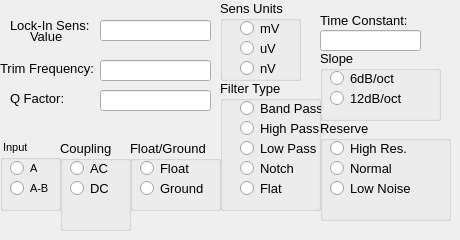
                <widget class="QWidget" name="tab_9">
                 <attribute name="title">
                  <string>Left Panel</string>
                 </attribute>
                 <widget class="QLabel" name="label_39">
                  <property name="geometry">
                   <rect>
                    <x>320</x>
                    <y>10</y>
                    <width>91</width>
                    <height>21</height>
                   </rect>
                  </property>
                  <property name="font">
                   <font>
                    <pointsize>10</pointsize>
                   </font>
                  </property>
                  <property name="text">
                   <string>Time Constant:</string>
                  </property>
                 </widget>
                 <widget class="QLineEdit" name="lineEditQFactorLI">
                  <property name="geometry">
                   <rect>
                    <x>100</x>
                    <y>90</y>
                    <width>111</width>
                    <height>21</height>
                   </rect>
                  </property>
                  <property name="font">
                   <font>
                    <pointsize>11</pointsize>
                   </font>
                  </property>
                  <property name="text">
                   <string/>
                  </property>
                 </widget>
                 <widget class="QGroupBox" name="groupBoxCouplingType">
                  <property name="geometry">
                   <rect>
                    <x>60</x>
                    <y>140</y>
                    <width>71</width>
                    <height>91</height>
                   </rect>
                  </property>
                  <property name="font">
                   <font>
                    <pointsize>10</pointsize>
                   </font>
                  </property>
                  <property name="title">
                   <string>Coupling</string>
                  </property>
                  <widget class="QRadioButton" name="radioButtonACLI">
                   <property name="geometry">
                    <rect>
                     <x>10</x>
                     <y>20</y>
                     <width>82</width>
                     <height>17</height>
                    </rect>
                   </property>
                   <property name="font">
                    <font>
                     <pointsize>10</pointsize>
                    </font>
                   </property>
                   <property name="text">
                    <string>AC</string>
                   </property>
                  </widget>
                  <widget class="QRadioButton" name="radioButtonDCLI">
                   <property name="geometry">
                    <rect>
                     <x>10</x>
                     <y>40</y>
                     <width>82</width>
                     <height>17</height>
                    </rect>
                   </property>
                   <property name="font">
                    <font>
                     <pointsize>10</pointsize>
                    </font>
                   </property>
                   <property name="text">
                    <string>DC</string>
                   </property>
                  </widget>
                 </widget>
                 <widget class="QGroupBox" name="groupBoxFilterType_2">
                  <property name="geometry">
                   <rect>
                    <x>220</x>
                    <y>80</y>
                    <width>101</width>
                    <height>131</height>
                   </rect>
                  </property>
                  <property name="font">
                   <font>
                    <pointsize>10</pointsize>
                   </font>
                  </property>
                  <property name="title">
                   <string>Filter Type</string>
                  </property>
                  <widget class="QRadioButton" name="radioButtonBandPassLI">
                   <property name="geometry">
                    <rect>
                     <x>20</x>
                     <y>20</y>
                     <width>82</width>
                     <height>17</height>
                    </rect>
                   </property>
                   <property name="font">
                    <font>
                     <pointsize>10</pointsize>
                    </font>
                   </property>
                   <property name="text">
                    <string>Band Pass</string>
                   </property>
                  </widget>
                  <widget class="QRadioButton" name="radioButtonHighPassLI">
                   <property name="geometry">
                    <rect>
                     <x>20</x>
                     <y>40</y>
                     <width>82</width>
                     <height>17</height>
                    </rect>
                   </property>
                   <property name="font">
                    <font>
                     <pointsize>10</pointsize>
                    </font>
                   </property>
                   <property name="text">
                    <string>High Pass</string>
                   </property>
                  </widget>
                  <widget class="QRadioButton" name="radioButtonLowPassLI">
                   <property name="geometry">
                    <rect>
                     <x>20</x>
                     <y>60</y>
                     <width>82</width>
                     <height>17</height>
                    </rect>
                   </property>
                   <property name="font">
                    <font>
                     <pointsize>10</pointsize>
                    </font>
                   </property>
                   <property name="text">
                    <string>Low Pass</string>
                   </property>
                  </widget>
                  <widget class="QRadioButton" name="radioButtonNotchLI">
                   <property name="geometry">
                    <rect>
                     <x>20</x>
                     <y>80</y>
                     <width>82</width>
                     <height>17</height>
                    </rect>
                   </property>
                   <property name="font">
                    <font>
                     <pointsize>10</pointsize>
                    </font>
                   </property>
                   <property name="text">
                    <string>Notch</string>
                   </property>
                  </widget>
                  <widget class="QRadioButton" name="radioButtonFlatLI">
                   <property name="geometry">
                    <rect>
                     <x>20</x>
                     <y>100</y>
                     <width>82</width>
                     <height>17</height>
                    </rect>
                   </property>
                   <property name="font">
                    <font>
                     <pointsize>10</pointsize>
                    </font>
                   </property>
                   <property name="text">
                    <string>Flat</string>
                   </property>
                  </widget>
                 </widget>
                 <widget class="QGroupBox" name="groupBoxInput_2">
                  <property name="geometry">
                   <rect>
                    <x>0</x>
                    <y>140</y>
                    <width>61</width>
                    <height>71</height>
                   </rect>
                  </property>
                  <property name="font">
                   <font>
                    <pointsize>8</pointsize>
                   </font>
                  </property>
                  <property name="title">
                   <string> Input</string>
                  </property>
                  <widget class="QRadioButton" name="radioButtonALI">
                   <property name="geometry">
                    <rect>
                     <x>10</x>
                     <y>20</y>
                     <width>82</width>
                     <height>17</height>
                    </rect>
                   </property>
                   <property name="text">
                    <string>A</string>
                   </property>
                  </widget>
                  <widget class="QRadioButton" name="radioButtonABLI">
                   <property name="geometry">
                    <rect>
                     <x>10</x>
                     <y>40</y>
                     <width>82</width>
                     <height>17</height>
                    </rect>
                   </property>
                   <property name="text">
                    <string>A-B</string>
                   </property>
                  </widget>
                 </widget>
                 <widget class="QGroupBox" name="groupBox_11">
                  <property name="geometry">
                   <rect>
                    <x>130</x>
                    <y>140</y>
                    <width>91</width>
                    <height>71</height>
                   </rect>
                  </property>
                  <property name="font">
                   <font>
                    <pointsize>10</pointsize>
                   </font>
                  </property>
                  <property name="title">
                   <string>Float/Ground</string>
                  </property>
                  <widget class="QRadioButton" name="radioButtonFloatLI">
                   <property name="geometry">
                    <rect>
                     <x>10</x>
                     <y>20</y>
                     <width>82</width>
                     <height>17</height>
                    </rect>
                   </property>
                   <property name="font">
                    <font>
                     <pointsize>10</pointsize>
                    </font>
                   </property>
                   <property name="text">
                    <string>Float</string>
                   </property>
                  </widget>
                  <widget class="QRadioButton" name="radioButtonGroundLI">
                   <property name="geometry">
                    <rect>
                     <x>10</x>
                     <y>40</y>
                     <width>82</width>
                     <height>17</height>
                    </rect>
                   </property>
                   <property name="font">
                    <font>
                     <pointsize>10</pointsize>
                    </font>
                   </property>
                   <property name="text">
                    <string>Ground</string>
                   </property>
                  </widget>
                 </widget>
                 <widget class="QLabel" name="labelQFactor_2">
                  <property name="geometry">
                   <rect>
                    <x>10</x>
                    <y>90</y>
                    <width>61</width>
                    <height>16</height>
                   </rect>
                  </property>
                  <property name="font">
                   <font>
                    <pointsize>10</pointsize>
                   </font>
                  </property>
                  <property name="text">
                   <string>Q Factor:</string>
                  </property>
                 </widget>
                 <widget class="QLineEdit" name="lineEditTimeConstantLI">
                  <property name="geometry">
                   <rect>
                    <x>320</x>
                    <y>30</y>
                    <width>101</width>
                    <height>21</height>
                   </rect>
                  </property>
                  <property name="font">
                   <font>
                    <pointsize>11</pointsize>
                   </font>
                  </property>
                  <property name="text">
                   <string/>
                  </property>
                 </widget>
                 <widget class="QLineEdit" name="lineEditSensLI">
                  <property name="geometry">
                   <rect>
                    <x>100</x>
                    <y>20</y>
                    <width>111</width>
                    <height>21</height>
                   </rect>
                  </property>
                  <property name="font">
                   <font>
                    <pointsize>11</pointsize>
                   </font>
                  </property>
                  <property name="text">
                   <string/>
                  </property>
                 </widget>
                 <widget class="QGroupBox" name="groupBox_12">
                  <property name="geometry">
                   <rect>
                    <x>220</x>
                    <y>0</y>
                    <width>81</width>
                    <height>81</height>
                   </rect>
                  </property>
                  <property name="font">
                   <font>
                    <pointsize>10</pointsize>
                   </font>
                  </property>
                  <property name="title">
                   <string>Sens Units</string>
                  </property>
                  <widget class="QRadioButton" name="radioButtonUnit_mVLI">
                   <property name="geometry">
                    <rect>
                     <x>20</x>
                     <y>20</y>
                     <width>82</width>
                     <height>17</height>
                    </rect>
                   </property>
                   <property name="font">
                    <font>
                     <pointsize>10</pointsize>
                    </font>
                   </property>
                   <property name="text">
                    <string>mV</string>
                   </property>
                  </widget>
                  <widget class="QRadioButton" name="radioButtonUnit_uVLI">
                   <property name="geometry">
                    <rect>
                     <x>20</x>
                     <y>40</y>
                     <width>82</width>
                     <height>17</height>
                    </rect>
                   </property>
                   <property name="font">
                    <font>
                     <pointsize>10</pointsize>
                    </font>
                   </property>
                   <property name="text">
                    <string>uV</string>
                   </property>
                  </widget>
                  <widget class="QRadioButton" name="radioButtonUnit_nVLI">
                   <property name="geometry">
                    <rect>
                     <x>20</x>
                     <y>60</y>
                     <width>82</width>
                     <height>17</height>
                    </rect>
                   </property>
                   <property name="font">
                    <font>
                     <pointsize>10</pointsize>
                    </font>
                   </property>
                   <property name="text">
                    <string>nV</string>
                   </property>
                  </widget>
                 </widget>
                 <widget class="QLabel" name="labelLockInSens_2">
                  <property name="geometry">
                   <rect>
                    <x>10</x>
                    <y>10</y>
                    <width>91</width>
                    <height>31</height>
                   </rect>
                  </property>
                  <property name="font">
                   <font>
                    <pointsize>10</pointsize>
                   </font>
                  </property>
                  <property name="text">
                   <string>Lock-In Sens:</string>
                  </property>
                 </widget>
                 <widget class="QLabel" name="label_35">
                  <property name="geometry">
                   <rect>
                    <x>0</x>
                    <y>60</y>
                    <width>101</width>
                    <height>16</height>
                   </rect>
                  </property>
                  <property name="font">
                   <font>
                    <pointsize>10</pointsize>
                   </font>
                  </property>
                  <property name="text">
                   <string>Trim Frequency:</string>
                  </property>
                 </widget>
                 <widget class="QLabel" name="label_40">
                  <property name="geometry">
                   <rect>
                    <x>30</x>
                    <y>30</y>
                    <width>46</width>
                    <height>13</height>
                   </rect>
                  </property>
                  <property name="font">
                   <font>
                    <pointsize>10</pointsize>
                   </font>
                  </property>
                  <property name="text">
                   <string>Value</string>
                  </property>
                 </widget>
                 <widget class="QLineEdit" name="lineEditTrimFrequencyLI">
                  <property name="geometry">
                   <rect>
                    <x>100</x>
                    <y>60</y>
                    <width>111</width>
                    <height>21</height>
                   </rect>
                  </property>
                  <property name="font">
                   <font>
                    <pointsize>11</pointsize>
                   </font>
                  </property>
                  <property name="text">
                   <string/>
                  </property>
                 </widget>
                 <widget class="QGroupBox" name="groupBox_8">
                  <property name="geometry">
                   <rect>
                    <x>320</x>
                    <y>120</y>
                    <width>131</width>
                    <height>101</height>
                   </rect>
                  </property>
                  <property name="font">
                   <font>
                    <pointsize>10</pointsize>
                   </font>
                  </property>
                  <property name="title">
                   <string>Reserve</string>
                  </property>
                  <widget class="QRadioButton" name="radioButtonHighResLI">
                   <property name="geometry">
                    <rect>
                     <x>10</x>
                     <y>20</y>
                     <width>81</width>
                     <height>17</height>
                    </rect>
                   </property>
                   <property name="text">
                    <string>High Res.</string>
                   </property>
                  </widget>
                  <widget class="QRadioButton" name="radioButtonNormalLI">
                   <property name="geometry">
                    <rect>
                     <x>10</x>
                     <y>40</y>
                     <width>82</width>
                     <height>17</height>
                    </rect>
                   </property>
                   <property name="text">
                    <string>Normal</string>
                   </property>
                  </widget>
                  <widget class="QRadioButton" name="radioButtonLowNoiseLI">
                   <property name="geometry">
                    <rect>
                     <x>10</x>
                     <y>60</y>
                     <width>82</width>
                     <height>17</height>
                    </rect>
                   </property>
                   <property name="text">
                    <string>Low Noise</string>
                   </property>
                  </widget>
                  <zorder>radioButtonHighResLI</zorder>
                  <zorder>radioButtonNormalLI</zorder>
                  <zorder>radioButtonLowNoiseLI</zorder>
                  <zorder>groupBox_10</zorder>
                 </widget>
                 <widget class="QGroupBox" name="groupBox_10">
                  <property name="geometry">
                   <rect>
                    <x>320</x>
                    <y>50</y>
                    <width>121</width>
                    <height>71</height>
                   </rect>
                  </property>
                  <property name="font">
                   <font>
                    <pointsize>10</pointsize>
                   </font>
                  </property>
                  <property name="title">
                   <string>Slope</string>
                  </property>
                  <widget class="QRadioButton" name="radioButton6dBLI">
                   <property name="geometry">
                    <rect>
                     <x>10</x>
                     <y>20</y>
                     <width>82</width>
                     <height>17</height>
                    </rect>
                   </property>
                   <property name="font">
                    <font>
                     <pointsize>10</pointsize>
                    </font>
                   </property>
                   <property name="text">
                    <string>6dB/oct</string>
                   </property>
                  </widget>
                  <widget class="QRadioButton" name="radioButton12dBLI">
                   <property name="geometry">
                    <rect>
                     <x>10</x>
                     <y>40</y>
                     <width>81</width>
                     <height>17</height>
                    </rect>
                   </property>
                   <property name="font">
                    <font>
                     <pointsize>10</pointsize>
                    </font>
                   </property>
                   <property name="text">
                    <string>12dB/oct</string>
                   </property>
                  </widget>
                 </widget>
                </widget>
